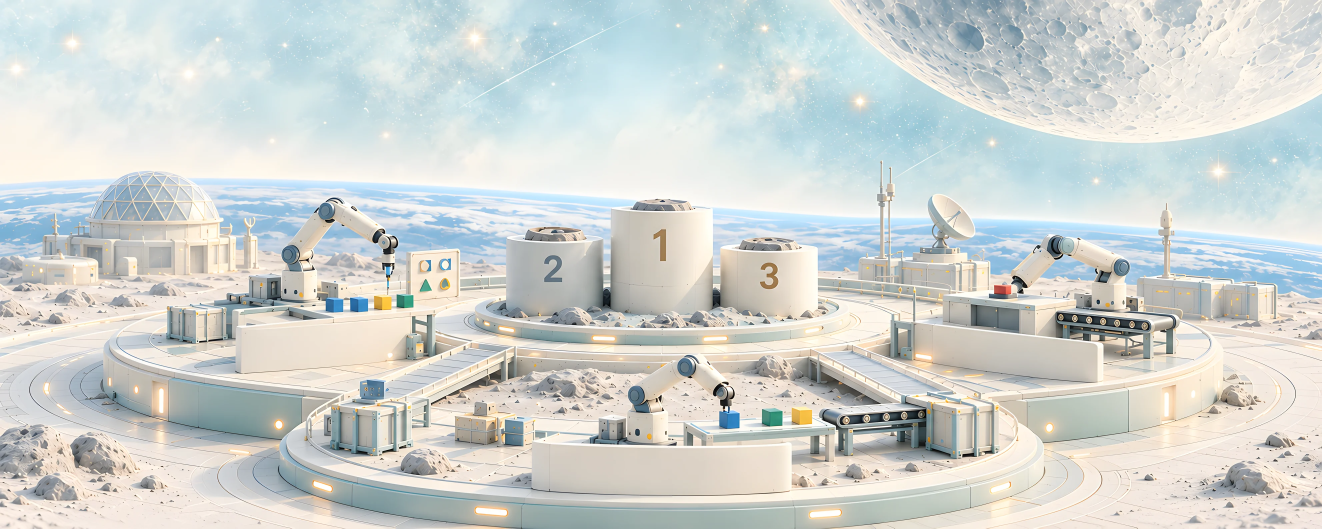
#> input picture media/images/leaderboard-lunar-campus-v2.webp, 3966 x 1586 px (shown at 1/3 size)
$ python -i enhance_earth.py   (imports and definitions only)
#> lines starting #> are read from the running program, lines starting #| are printed output that depends on the picture
#!/usr/bin/env python3
"""Make the Earth on the lunar campus read as the Earth: a soft fog-blue ocean under its white clouds, and
a thin bright atmosphere along its limb.

Works on v3-frame images (1983 x 793 artwork units, any pixel scale): the campus artwork and the two
clean plates of the arm loop, so the still and the loop agree. Only bluish pixels between the horizon
and the lunar ground are recoloured, and the rim is drawn only on sky pixels, so the dome, towers,
dish and cylinders that stand in front of the Earth are left as they are.

    python3 scripts/enhance_earth.py <in.webp> <out.webp> [<in> <out> ...]
"""
import sys

import numpy as np
from PIL import Image, ImageFilter

# The horizon, fitted on v4 (v3 y + 260): y = A x^2 + B x + C, artwork units.
A, B, C, SKY = 1.8239e-05, 1.31081e-02, 528.449, 260


def horizon(x):
    return A * x * x + B * x + C - SKY


def ground(x):
    """Where the lunar ground starts below the Earth."""
    return 383 + .02 * (x - 400)


def _edge(blue, k):
    """The Earth's top edge per pixel column: where the pale sky turns ocean blue, searched near the
    fitted horizon and smoothed; columns hidden by a building fall back to the fit."""
    hp, wp = blue.shape
    fit = horizon(np.arange(wp) / k)
    edge = fit.copy()
    for x in range(wp):
        y0, y1 = int((fit[x] - 25) * k), int((fit[x] + 15) * k)
        col = blue[max(0, y0):y1, x]
        run = np.convolve(col > 30, np.ones(int(4 * k)), 'valid') >= int(4 * k)
        hit = np.argmax(run) if run.any() else -1
        if hit >= 0:
            edge[x] = (max(0, y0) + hit) / k
    # Keep only edges close to a smooth curve, then smooth along x.
    good = np.abs(edge - fit) < 14
    c = np.polyfit(np.arange(wp)[good] / k, edge[good], 2) if good.sum() > wp // 4 else None
    return np.polyval(c, np.arange(wp) / k) if c is not None else fit


def enhance(src, dst):
#> called with dst = 'out.png'
    im = Image.open(src).convert('RGB')
#> im is the input picture: PIL image 3966x1586 RGB; mean R, G, B 207.1, 211.9, 208.9
    a = np.asarray(im, dtype=np.float32)
    hp, wp, _ = a.shape
    k = wp / 1983
    ys, xs = np.mgrid[0:hp, 0:wp] / k
    soft = np.asarray(im.filter(ImageFilter.GaussianBlur(2 * k)), dtype=np.float32)
    blue = soft[..., 2] - soft[..., 0]
    lum = soft @ np.array([.3, .55, .15], dtype=np.float32)
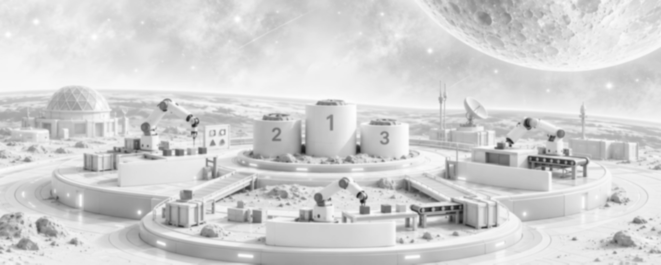
#> lum: shape (1586, 3966) float32 (shown at 1/6 size); min 25.8, max 254.7, mean 210
    h, g = _edge(blue, k)[None, :] * np.ones((hp, 1)), ground(xs)
#> the loop in _edge, `for x in range(wp):` made 3966 passes
#> hit on passes 1 to 3: 72, 72, 72
#> after the loop in _edge, `for x in range(wp):`: edge = 3966 values, max 369.5 at index 3959, min 264.5 at index 401, mean 305
#> in _edge, `c = np.polyfit(np.arange(wp)[good] / k, edge[good], 2) if good.sum() >..`: c = [1.88e-05, 0.0129, 267.7]
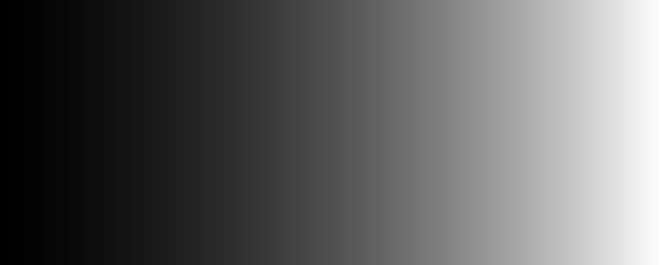
#> h: shape (1586, 3966) float64 (shown at 1/6 size); min 267.7, max 367.2, mean 305.1; drawn with min black and max white

    # Ocean: within the band, weighted by how blue the pixel is; fades out toward the lunar ground.
    band = np.clip((ys - h + 1) / 2, 0, 1) * np.clip((g - ys) / 14, 0, 1)
    # Bright bluish pixels only: the ocean is bright (luminance ~200+), the arms' blue joints are dark.
    w = band * np.clip((blue - 10) / 26, 0, 1) * np.clip((lum - 150) / 30, 0, 1) * .5
    t = np.clip((lum - 120) / 120, 0, 1)[..., None]
    deep, light = np.array([84, 132, 170], np.float32), np.array([158, 196, 222], np.float32)   # the site's fog blues
    ocean = deep * (1 - t) + light * t
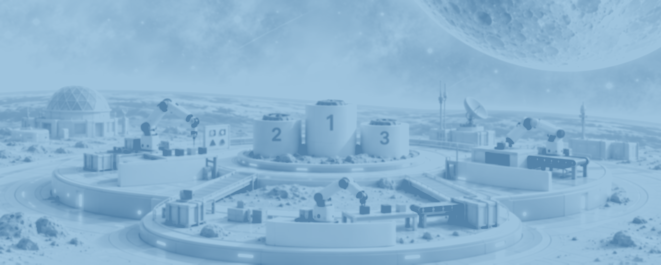
#> ocean: shape (1586, 3966, 3) float32 (shown at 1/6 size); mean of channels 0, 1, 2 135.8, 181.8, 208.6; drawn as R, G, B
    # Slightly deeper toward the limb, as the atmosphere thickens.
    depth = np.clip((ys - h) / 40, 0, 1)[..., None]
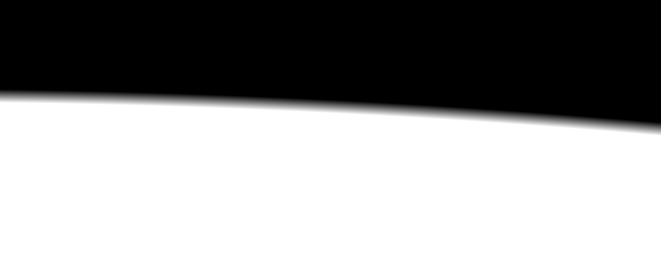
#> depth: shape (1586, 3966, 1) float64 (shown at 1/6 size); min 0, max 1, mean 0.59
    ocean = ocean * (.92 + .08 * depth)
    out = a * (1 - w[..., None]) + ocean * w[..., None]

    # Atmosphere: a bright rim hugging the horizon and a blue haze just above it, on sky pixels only.
    sky = np.clip((blue - 8) / 14, 0, 1) * (ys < h + 1)
    d = h - ys
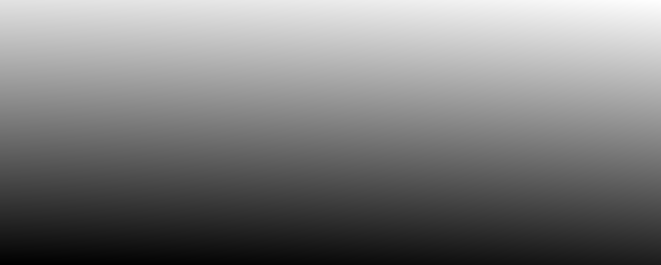
#> d: shape (1586, 3966) float64 (shown at 1/6 size); min -524.8, max 367.2, mean -91.1; drawn with min black and max white
    rim = np.exp(-.5 * ((d - 1.2) / 2.2) ** 2) * .6
    haze = np.clip(1 - d / 26, 0, 1) * (d > 0) * .22
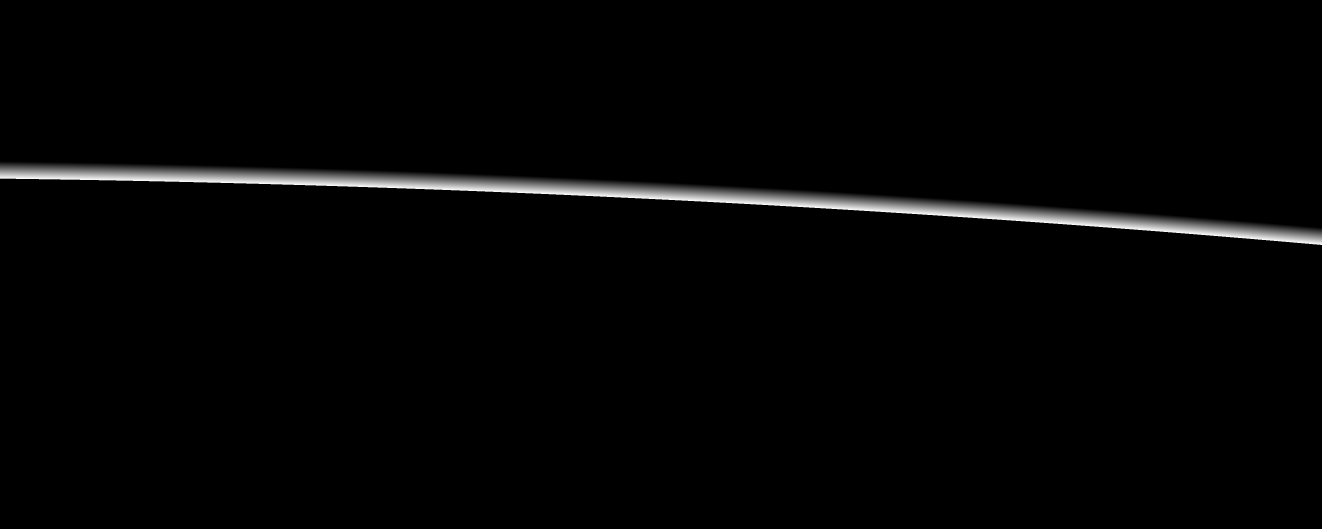
#> haze: shape (1586, 3966) float64 (shown at 1/3 size); min 0, max 0.22, mean 0.00361; drawn with min black and max white
    out = out * (1 - (rim * sky)[..., None]) + np.array([236, 249, 255], np.float32) * (rim * sky)[..., None]
    out = out * (1 - (haze * sky)[..., None]) + np.array([150, 205, 238], np.float32) * (haze * sky)[..., None]

    Image.fromarray(out.clip(0, 255).astype(np.uint8)).save(dst, 'WEBP', quality=90, method=6)
    print(f'{src} -> {dst}')


# [4 lines not run here, left out]

>>> result = enhance('../media/images/leaderboard-lunar-campus-v2.webp', 'out.png')

$ run again, on media/images/leaderboard-lunar-campus-v4.webp
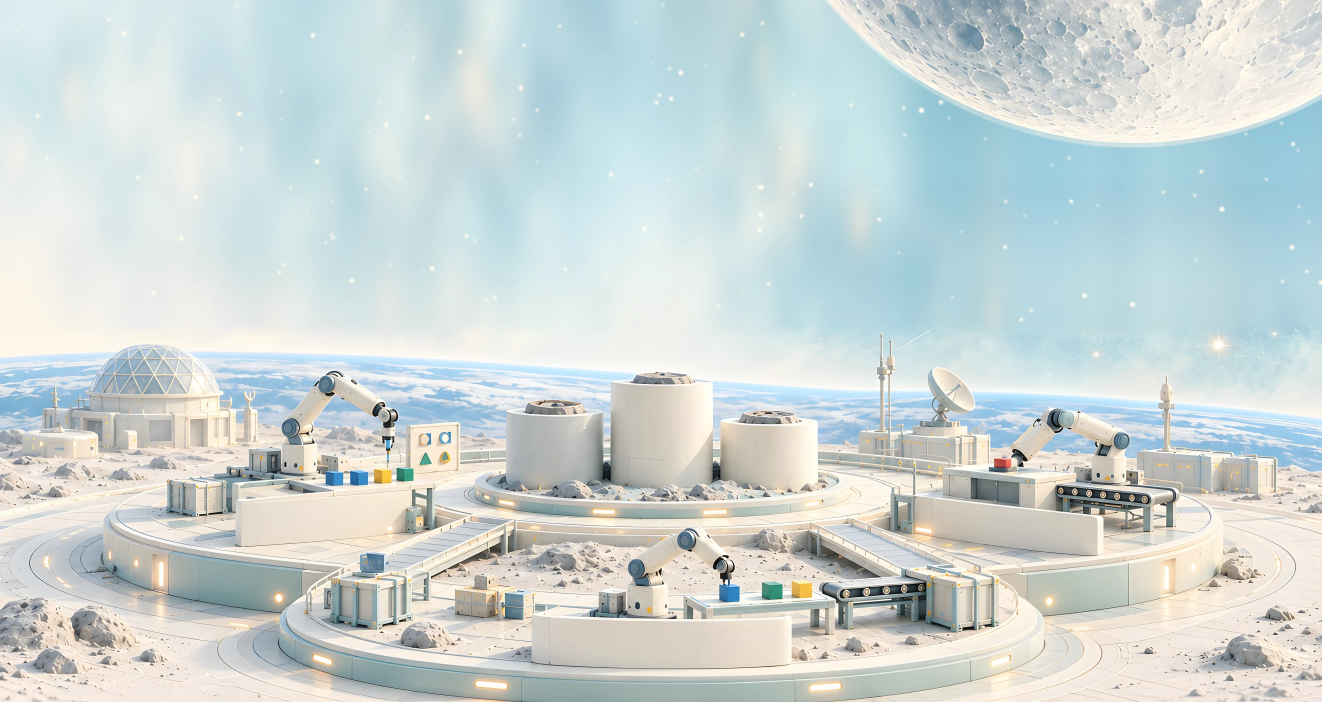
#> input picture media/images/leaderboard-lunar-campus-v4.webp, 3966 x 2106 px (shown at 1/3 size)
#> in enhance, im is the input picture: PIL image 3966x2106 RGB; mean R, G, B 204, 214.3, 213.2
#> in enhance, `lum = soft @ np.array([.3, .55, .15], dtype=np.float32)`:
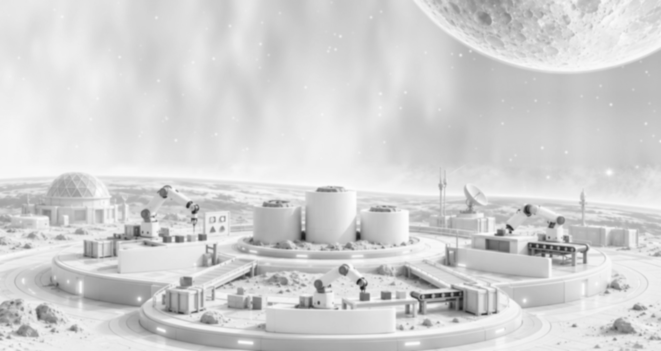
#> lum: shape (2106, 3966) float32 (shown at 1/6 size); min 26.05, max 254.2, mean 211.1
#> the loop in _edge, `for x in range(wp):` made 3966 passes
#> hit on passes 1 to 3: -1, -1, -1
#> after the loop in _edge, `for x in range(wp):`: edge = 3966 values, max 341 at index 3963, min 254.5 at index 1002, mean 292.6
#> c = [1.82e-05, 0.0132, 268.4]
#> in enhance, `haze = np.clip(1 - d / 26, 0, 1) * (d > 0) * .22`:
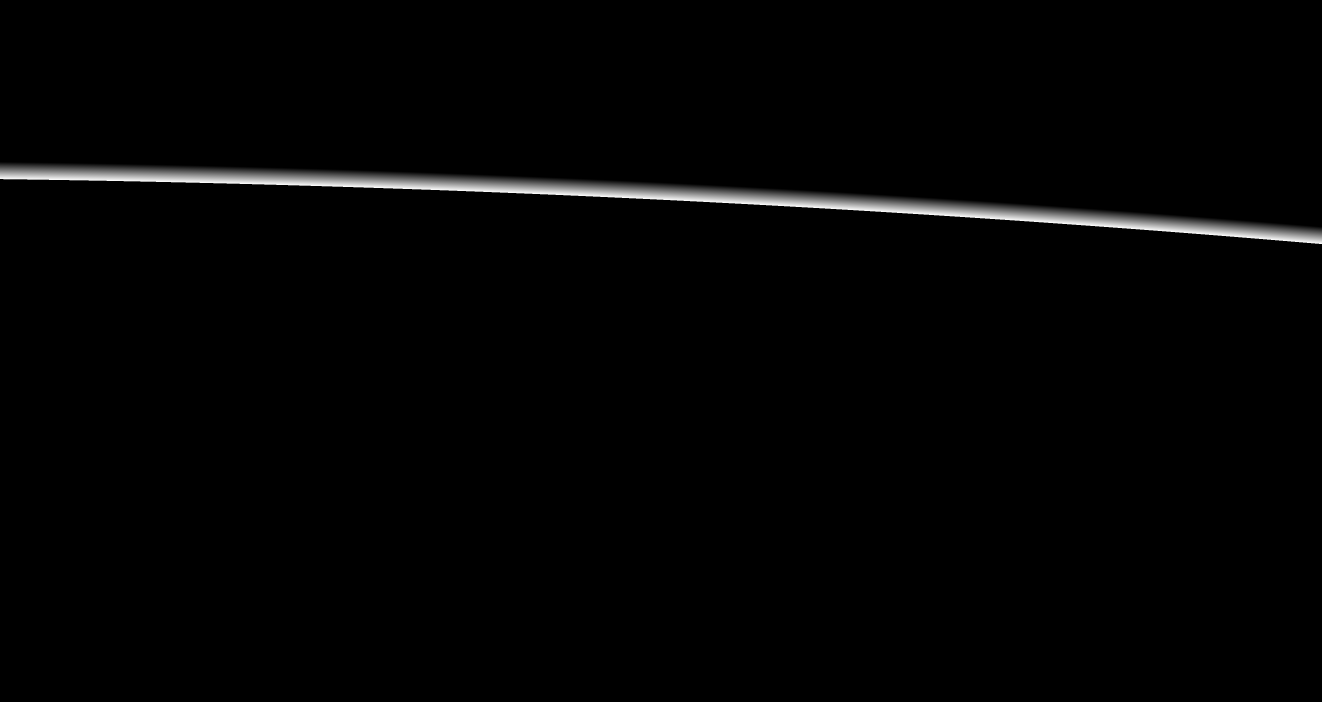
#> haze: shape (2106, 3966) float64 (shown at 1/3 size); min 0, max 0.22, mean 0.00272; drawn with min black and max white

$ run again, on media/images/leaderboard-lunar-campus-v6.webp
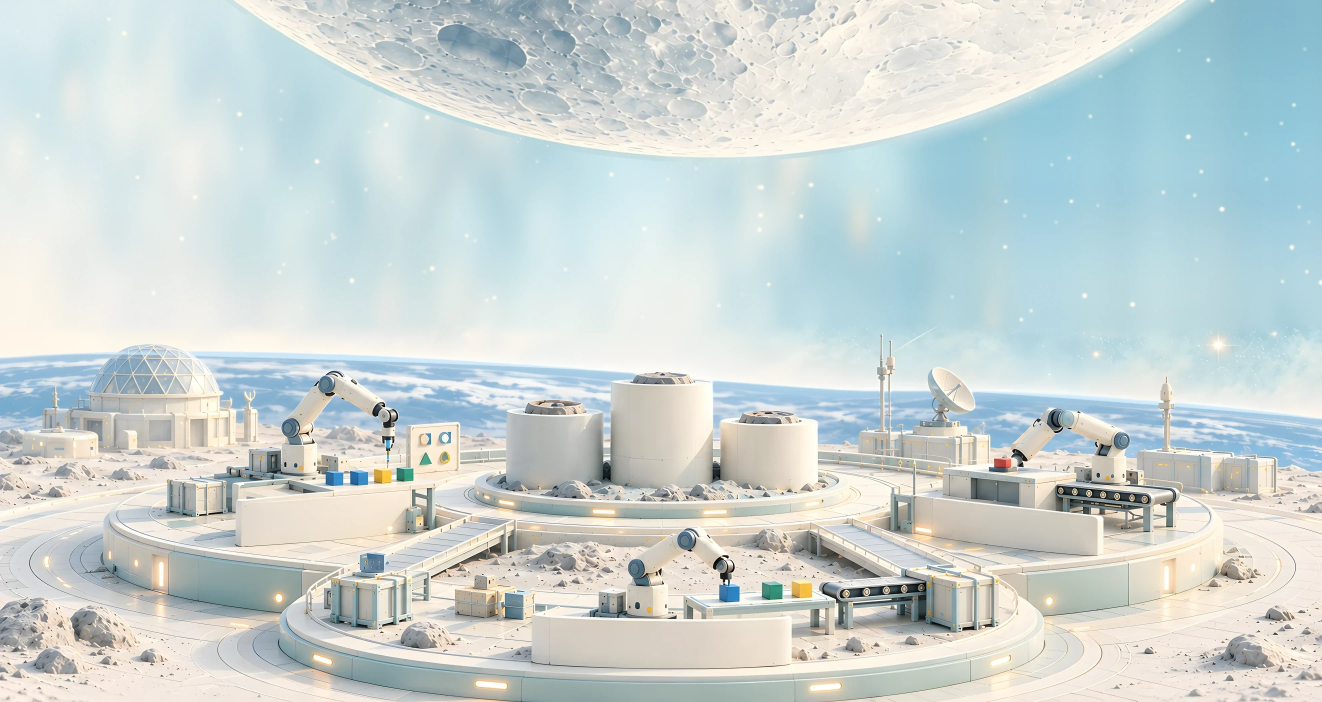
#> input picture media/images/leaderboard-lunar-campus-v6.webp, 3966 x 2106 px (shown at 1/3 size)
#> in enhance, im is the input picture: PIL image 3966x2106 RGB; mean R, G, B 202.9, 213, 211.6
#> in enhance, `lum = soft @ np.array([.3, .55, .15], dtype=np.float32)`:
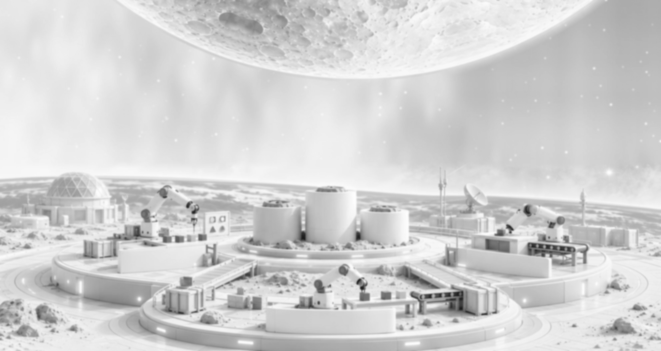
#> lum: shape (2106, 3966) float32 (shown at 1/6 size); min 26.05, max 253.8, mean 209.8
#> the loop in _edge, `for x in range(wp):` made 3966 passes
#> hit on passes 1 to 3: -1, -1, -1
#> after the loop in _edge, `for x in range(wp):`: edge = 3966 values, max 341 at index 3963, min 253 at index 922, mean 292.6
#> c = [1.82e-05, 0.0132, 268.4]
#> in enhance, `haze = np.clip(1 - d / 26, 0, 1) * (d > 0) * .22`:
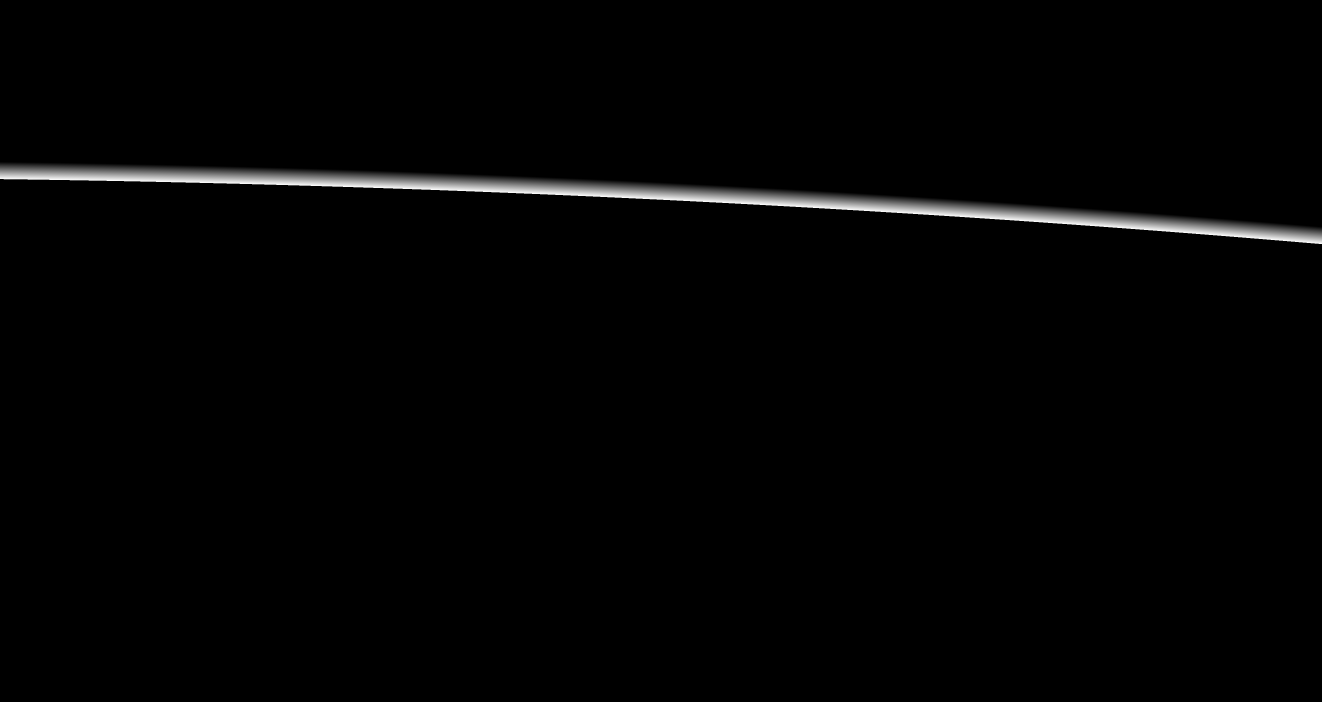
#> haze: shape (2106, 3966) float64 (shown at 1/3 size); min 0, max 0.22, mean 0.00272; drawn with min black and max white
